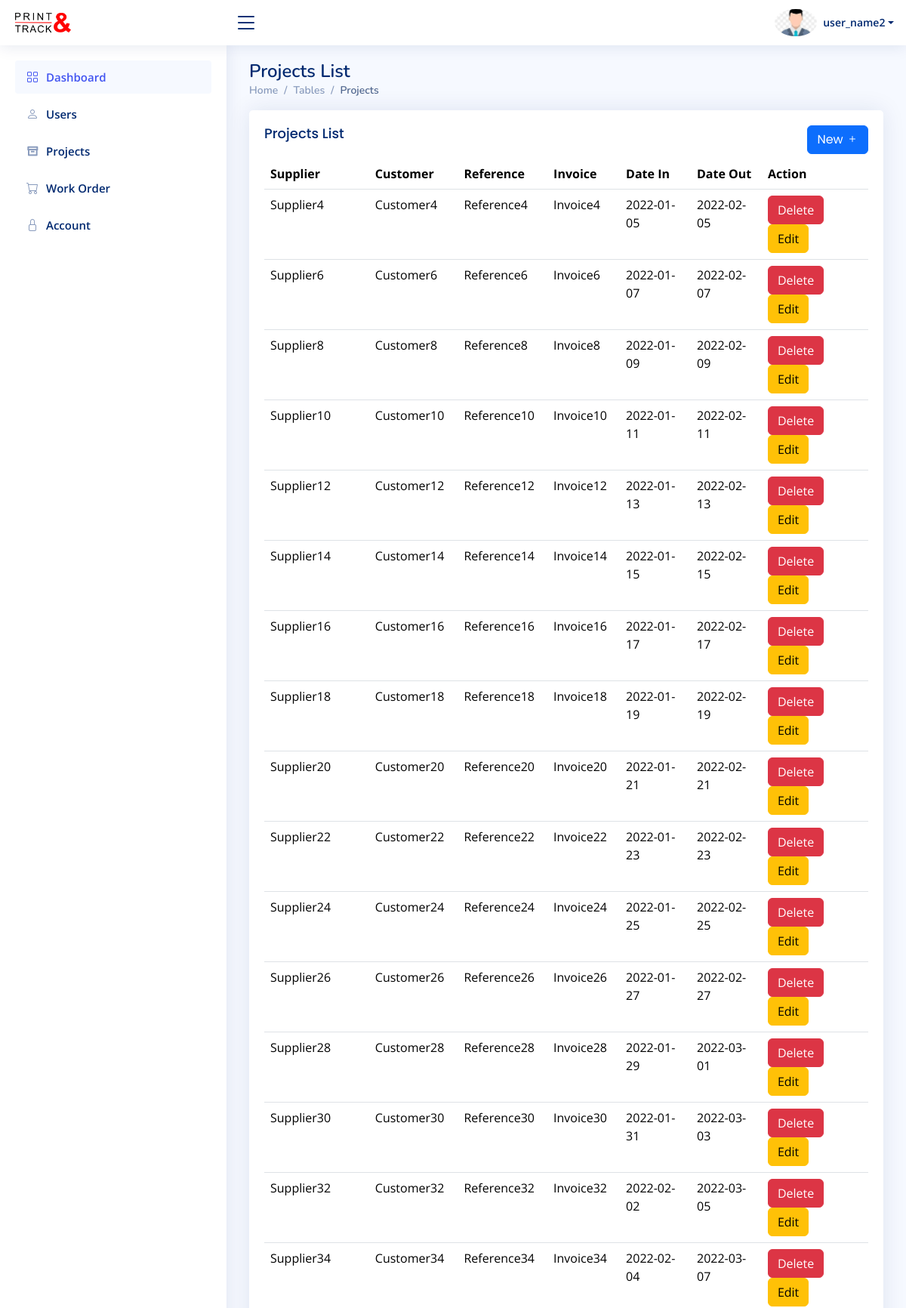
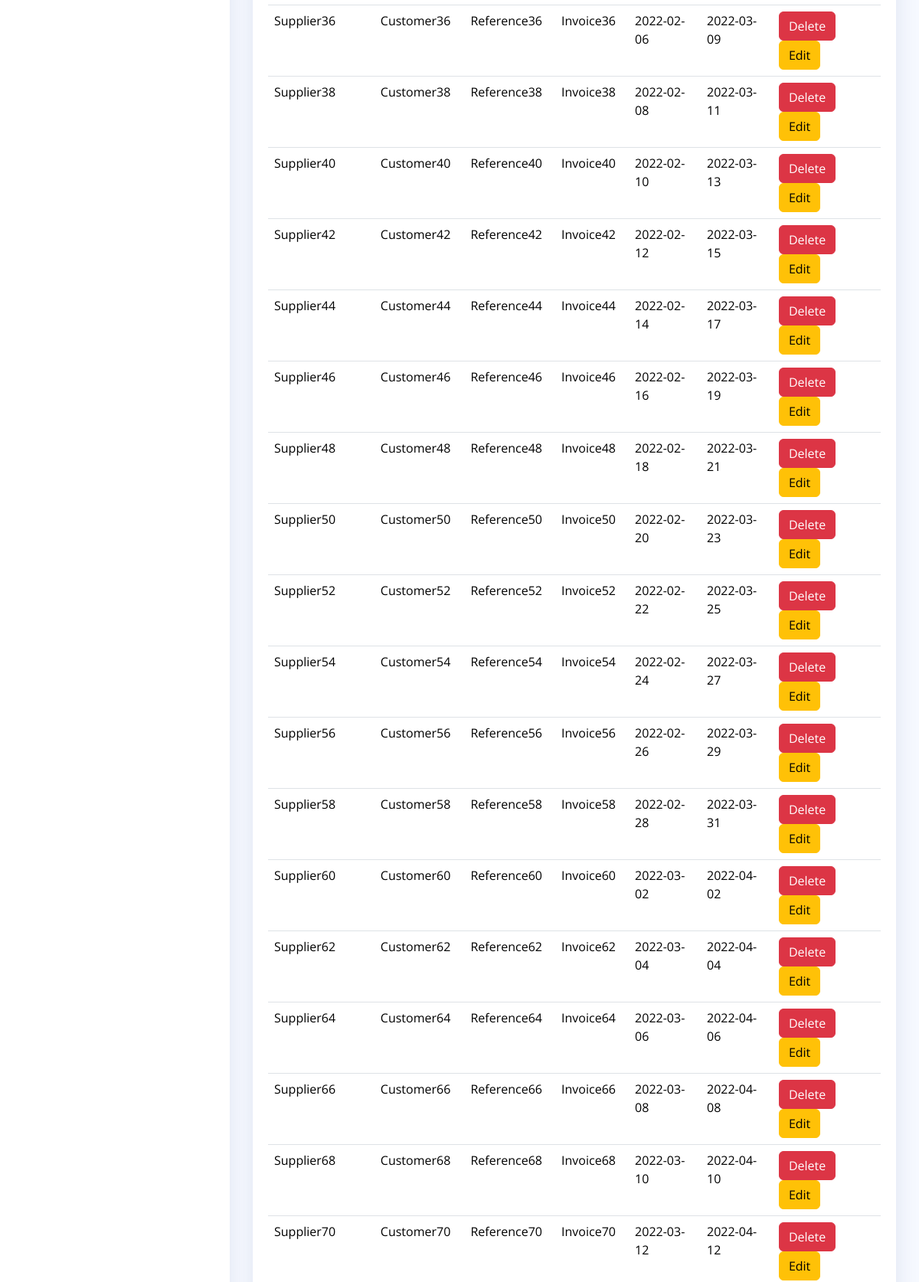
/admin/projects.php (signed in, upper part), run on the app's committed database (2 pictures, top to bottom).
### tables this page shows
CREATE TABLE `projects` (
  `project_id` int(11) NOT NULL,
  `user_id` int(11) NOT NULL,
  `supplier` varchar(255) DEFAULT NULL,
  `customer` varchar(255) DEFAULT NULL,
  `reference` varchar(255) DEFAULT NULL,
  `invoice` varchar(255) DEFAULT NULL,
  `date_in` date DEFAULT NULL,
  `date_out` date DEFAULT NULL,
  `archived` tinyint(1) DEFAULT 0
);

### admin/projects.php (the view, shortened to what this page needs)
<!DOCTYPE html>
<html lang="en">
<head>
  <link href="../assets/vendor/bootstrap/css/bootstrap.min.css" rel="stylesheet">
  <link href="../assets/vendor/bootstrap-icons/bootstrap-icons.css" rel="stylesheet">
  <link href="../assets/vendor/boxicons/css/boxicons.min.css" rel="stylesheet">
  <link href="../assets/vendor/quill/quill.snow.css" rel="stylesheet">
  <link href="../assets/vendor/quill/quill.bubble.css" rel="stylesheet">
  <link href="../assets/vendor/remixicon/remixicon.css" rel="stylesheet">
  <link href="../assets/vendor/simple-datatables/style.css" rel="stylesheet">
  <link href="../assets/css/style.css" rel="stylesheet">
</head>
<body>
  <?php include('header.php') ?>
  <?php include('sidebar.php') ?>
  <main id="main" class="main">
    <div class="pagetitle">
      <h1>Projects List</h1>
      <nav>
        <ol class="breadcrumb">
          <li class="breadcrumb-item"><a href="dashboard.php">Home</a></li>
          <li class="breadcrumb-item">Tables</li>
          <li class="breadcrumb-item active">Projects</li>
        </ol>
      </nav>
    </div>
    <section class="section">
      <div class="row">
        <div class="col-lg-12">
          <div class="card">
            <div class="card-body">
              <h5 class="card-title">Projects List <a class="btn btn-primary float-end" href="projectnew.php"> New <i class="bi bi-plus"></i>  <span></span></a></h5>
              <table class="table datatable">
                <thead>
                  <tr>
                    <th>Supplier</th>
                    <th>Customer</th>
                    <th>Reference</th>
                    <th>Invoice</th>
                    <th>Date In</th>
                    <th>Date Out</th>
                    <th>Action</th>
                  </tr>
                </thead>
                <tbody>
                <?php
                  include '../includes/db.php';
                  $sql = "SELECT * FROM projects where archived = 0";
                  $result = $conn->query($sql);
                  if ($result->num_rows > 0) {
                      $rows = $result->fetch_all(MYSQLI_ASSOC);
                      foreach ($rows as $row):
                      ?>
                      <tr>
                          <td><?php echo $row['supplier']; ?></td>
                          <td><?php echo $row['customer']; ?></td>
                          <td><?php echo $row['reference']; ?></td>
                          <td><?php echo $row['invoice']; ?></td>
                          <td><?php echo $row['date_in']; ?></td>
                          <td><?php echo $row['date_out']; ?></td>
                          <td>
                              <form action="actions/project_delete_action.php" method="POST">
                                  <button type="submit" name="delete" class="btn btn-danger">Delete</button>
                                  <a href="projectedit.php?id=<?php echo $row['project_id']; ?>" class="btn btn-warning">Edit</a>
                              </form>
                          </td>
                      </tr>
                      <?php endforeach;
                  } else {
                      echo "No records found";
                  }
                ?>
                </tbody>
              </table>
            </div>
          </div>
        </div>
      </div>
    </section>
  </main>
</body>
</html>

### admin/header.php (shortened to what this page needs)
<header id="header" class="header fixed-top d-flex align-items-center">
<div class="d-flex align-items-center justify-content-between">
  <a href="dashboard.php" class="logo d-flex align-items-center">
    <img src="../assets/img/PrintAndTrack Logo FINAL.png" alt="">
  </a>
  <i class="bi bi-list toggle-sidebar-btn"></i>
</div>
<nav class="header-nav ms-auto">
  <ul class="d-flex align-items-center">
    <li class="nav-item dropdown pe-3">
      <a class="nav-link nav-profile d-flex align-items-center pe-0" href="#" data-bs-toggle="dropdown">
        <img src="../assets/img/profile.png" alt="Profile" class="rounded-circle">
        <span class="d-none d-md-block dropdown-toggle ps-2"><?php echo $_SESSION['username']; ?></span>
      </a>
    </li>
  </ul>
</nav>
</header>

### admin/sidebar.php
<aside id="sidebar" class="sidebar">
<ul class="sidebar-nav" id="sidebar-nav">
  <li class="nav-item">
    <a class="nav-link " href="dashboard.php">
      <i class="bi bi-grid"></i>
      <span>Dashboard</span>
    </a>
  </li>
  <li class="nav-item">
    <a class="nav-link collapsed" href="users.php">
      <i class="bi bi-person"></i>
      <span>Users</span>
    </a>
  </li>
  <li class="nav-item">
    <a class="nav-link collapsed" href="projects.php">
      <i class="ri ri-archive-line"></i>
      <span>Projects</span>
    </a>
  </li>
  <li class="nav-item">
    <a class="nav-link collapsed" href="workorder.php">
      <i class="bi bi-cart"></i>
      <span>Work Order</span>
    </a>
  </li>
  <li class="nav-item">
    <a class="nav-link collapsed" href="profile.php">
      <i class="bi bi-lock"></i>
      <span>Account</span>
    </a>
  </li>
</ul>
</aside>

### assets/css/style.css (style rules this page uses)
:root { scroll-behavior: smooth; }
body { font-family: "Open Sans", sans-serif; background: #f6f9ff; color: #444444; }
a { color: #4154f1; text-decoration: none; }
h1, h2, h3, h4, h5, h6 { font-family: "Nunito", sans-serif; }
#main { margin-top: 60px; padding: 20px 30px; transition: all 0.3s; }
.pagetitle { margin-bottom: 10px; }
.pagetitle h1 { font-size: 24px; margin-bottom: 0; font-weight: 600; color: #012970; }
.card { margin-bottom: 30px; border: none; border-radius: 5px; box-shadow: 0px 0 30px rgba(1, 41, 112, 0.1); }
.card-title { padding: 20px 0 15px 0; font-size: 18px; font-weight: 500; color: #012970; font-family: "Poppins", sans-serif; }
.card-body { padding: 0 20px 20px 20px; }
.breadcrumb { font-size: 14px; font-family: "Nunito", sans-serif; color: #899bbd; font-weight: 600; }
.breadcrumb a { color: #899bbd; transition: 0.3s; }
.breadcrumb .breadcrumb-item::before { color: #899bbd; }
.breadcrumb .active { color: #51678f; font-weight: 600; }
.logo { line-height: 1; }
@media (min-width: 1200px) { .logo { width: 280px; } }
.logo img { max-height: 26px; margin-right: 6px; }
.header { transition: all 0.5s; z-index: 997; height: 60px; box-shadow: 0px 2px 20px rgba(1, 41, 112, 0.1); background-color: #fff; padding-left: 20px; }
.header .toggle-sidebar-btn { font-size: 32px; padding-left: 10px; cursor: pointer; color: #012970; }
.header-nav ul { list-style: none; }
.header-nav>ul { margin: 0; padding: 0; }
.header-nav .nav-profile { color: #012970; }
.header-nav .nav-profile img { max-height: 36px; }
.header-nav .nav-profile span { font-size: 14px; font-weight: 600; }
.sidebar { position: fixed; top: 60px; left: 0; bottom: 0; width: 300px; z-index: 996; transition: all 0.3s; padding: 20px; overflow-y: auto; scrollbar-width: thin; scrollbar-color: #aab7cf transparent; box-shadow: 0px 0px 20px rgba(1, 41, 112, 0.1); background-color: #fff; }
@media (min-width: 1200px) { #main, #footer { margin-left: 300px; } }
.sidebar-nav { padding: 0; margin: 0; list-style: none; }
.sidebar-nav li { padding: 0; margin: 0; list-style: none; }
.sidebar-nav .nav-item { margin-bottom: 5px; }
.sidebar-nav .nav-link { display: flex; align-items: center; font-size: 15px; font-weight: 600; color: #4154f1; transition: 0.3; background: #f6f9ff; padding: 10px 15px; border-radius: 4px; }
.sidebar-nav .nav-link i { font-size: 16px; margin-right: 10px; color: #4154f1; }
.sidebar-nav .nav-link.collapsed { color: #012970; background: #fff; }
.sidebar-nav .nav-link.collapsed i { color: #899bbd; }

### data on the page
projects: supplier "Supplier4", customer "Customer4", reference "Reference4", invoice "Invoice4", date_in "2022-01-05", date_out "2022-02-05"
projects: supplier "Supplier6", customer "Customer6", reference "Reference6", invoice "Invoice6", date_in "2022-01-07", date_out "2022-02-07"
projects: supplier "Supplier8", customer "Customer8", reference "Reference8", invoice "Invoice8", date_in "2022-01-09", date_out "2022-02-09"
projects: supplier "Supplier10", customer "Customer10", reference "Reference10", invoice "Invoice10", date_in "2022-01-11", date_out "2022-02-11"
projects: supplier "Supplier12", customer "Customer12", reference "Reference12", invoice "Invoice12", date_in "2022-01-13", date_out "2022-02-13"
projects: supplier "Supplier14", customer "Customer14", reference "Reference14", invoice "Invoice14", date_in "2022-01-15", date_out "2022-02-15"
projects: supplier "Supplier16", customer "Customer16", reference "Reference16", invoice "Invoice16", date_in "2022-01-17", date_out "2022-02-17"
projects: supplier "Supplier18", customer "Customer18", reference "Reference18", invoice "Invoice18", date_in "2022-01-19", date_out "2022-02-19"
projects: supplier "Supplier20", customer "Customer20", reference "Reference20", invoice "Invoice20", date_in "2022-01-21", date_out "2022-02-21"
projects: supplier "Supplier22", customer "Customer22", reference "Reference22", invoice "Invoice22", date_in "2022-01-23", date_out "2022-02-23"
projects: supplier "Supplier24", customer "Customer24", reference "Reference24", invoice "Invoice24", date_in "2022-01-25", date_out "2022-02-25"
projects: supplier "Supplier26", customer "Customer26", reference "Reference26", invoice "Invoice26", date_in "2022-01-27", date_out "2022-02-27"
projects: supplier "Supplier28", customer "Customer28", reference "Reference28", invoice "Invoice28", date_in "2022-01-29", date_out "2022-03-01"
projects: supplier "Supplier30", customer "Customer30", reference "Reference30", invoice "Invoice30", date_in "2022-01-31", date_out "2022-03-03"
projects: supplier "Supplier32", customer "Customer32", reference "Reference32", invoice "Invoice32", date_in "2022-02-02", date_out "2022-03-05"
projects: supplier "Supplier34", customer "Customer34", reference "Reference34", invoice "Invoice34", date_in "2022-02-04", date_out "2022-03-07"
projects: supplier "Supplier36", customer "Customer36", reference "Reference36", invoice "Invoice36", date_in "2022-02-06", date_out "2022-03-09"
projects: supplier "Supplier38", customer "Customer38", reference "Reference38", invoice "Invoice38", date_in "2022-02-08", date_out "2022-03-11"
projects: supplier "Supplier40", customer "Customer40", reference "Reference40", invoice "Invoice40", date_in "2022-02-10", date_out "2022-03-13"
projects: supplier "Supplier42", customer "Customer42", reference "Reference42", invoice "Invoice42", date_in "2022-02-12", date_out "2022-03-15"
projects: supplier "Supplier44", customer "Customer44", reference "Reference44", invoice "Invoice44", date_in "2022-02-14", date_out "2022-03-17"
projects: supplier "Supplier46", customer "Customer46", reference "Reference46", invoice "Invoice46", date_in "2022-02-16", date_out "2022-03-19"
projects: supplier "Supplier48", customer "Customer48", reference "Reference48", invoice "Invoice48", date_in "2022-02-18", date_out "2022-03-21"
projects: supplier "Supplier50", customer "Customer50", reference "Reference50", invoice "Invoice50", date_in "2022-02-20", date_out "2022-03-23"
projects: supplier "Supplier52", customer "Customer52", reference "Reference52", invoice "Invoice52", date_in "2022-02-22", date_out "2022-03-25"
projects: supplier "Supplier54", customer "Customer54", reference "Reference54", invoice "Invoice54", date_in "2022-02-24", date_out "2022-03-27"
projects: supplier "Supplier56", customer "Customer56", reference "Reference56", invoice "Invoice56", date_in "2022-02-26", date_out "2022-03-29"
projects: supplier "Supplier58", customer "Customer58", reference "Reference58", invoice "Invoice58", date_in "2022-02-28", date_out "2022-03-31"
projects: supplier "Supplier60", customer "Customer60", reference "Reference60", invoice "Invoice60", date_in "2022-03-02", date_out "2022-04-02"
projects: supplier "Supplier62", customer "Customer62", reference "Reference62", invoice "Invoice62", date_in "2022-03-04", date_out "2022-04-04"
projects: supplier "Supplier64", customer "Customer64", reference "Reference64", invoice "Invoice64", date_in "2022-03-06", date_out "2022-04-06"
projects: supplier "Supplier66", customer "Customer66", reference "Reference66", invoice "Invoice66", date_in "2022-03-08", date_out "2022-04-08"
projects: supplier "Supplier68", customer "Customer68", reference "Reference68", invoice "Invoice68", date_in "2022-03-10", date_out "2022-04-10"
projects: supplier "Supplier70", customer "Customer70", reference "Reference70", invoice "Invoice70", date_in "2022-03-12", date_out "2022-04-12"

### other printed values
$_SESSION['username'] "user_name2"
